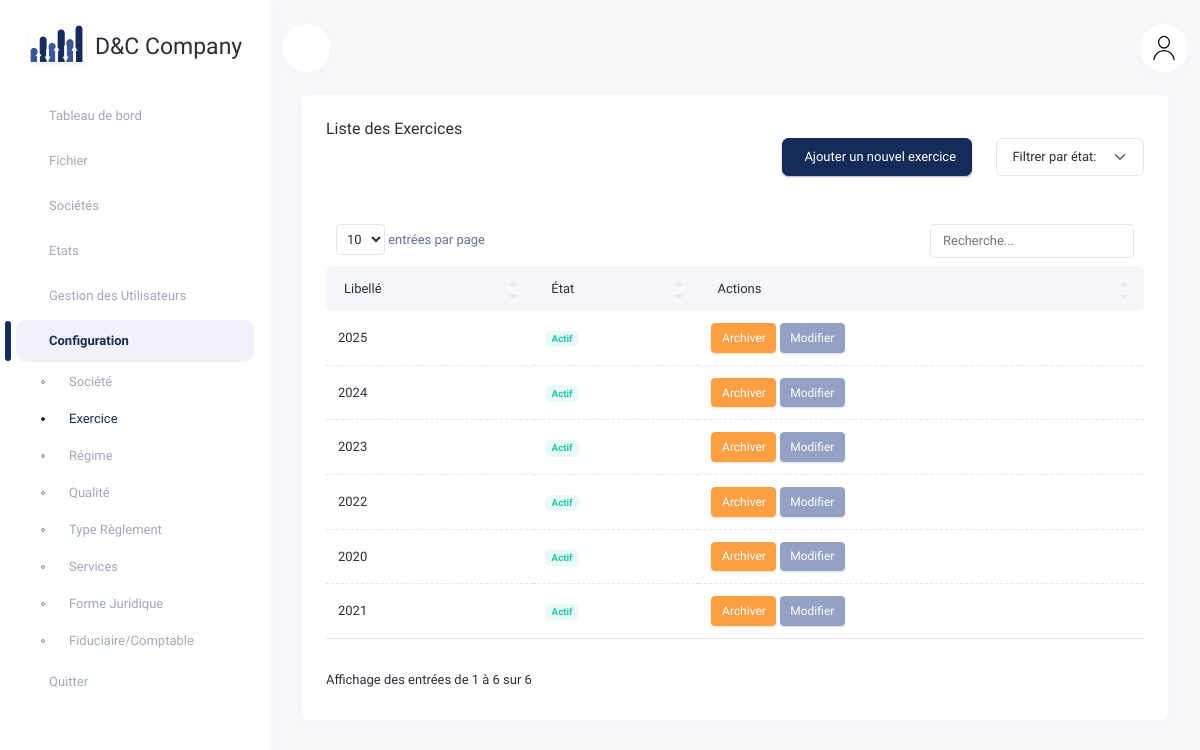
Before: /exercices/ (signed in) with the older database file.
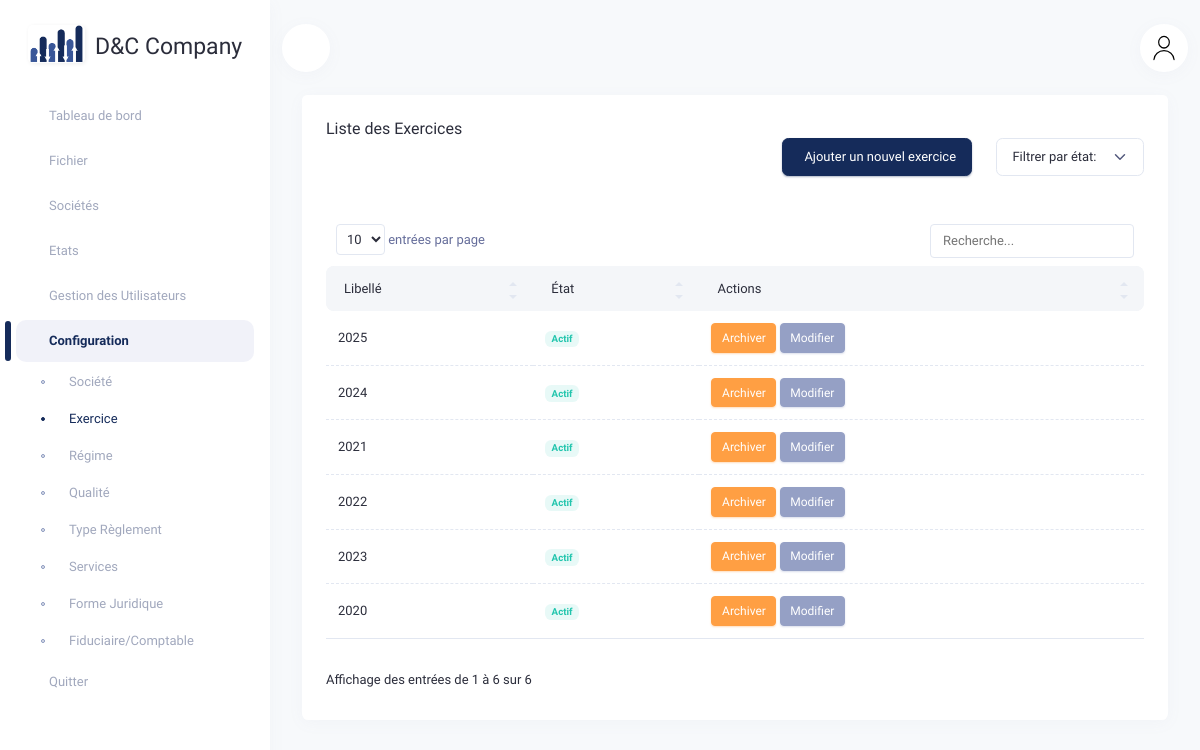
After: the same page with the newer database file.
### agendacomptable/models.py (models this page shows, shortened)
class Exercice(models.Model):
    libelle = models.CharField(max_length=4, null=True, verbose_name="Libellé")
    default = models.CharField(max_length=1, null=True, verbose_name="Défaut")
    user_create = models.ForeignKey(User, on_delete=models.SET_NULL, null=True, related_name="exercice_createur", verbose_name="Créé par")
    user_edit = models.ForeignKey(User, on_delete=models.SET_NULL, null=True, related_name="exercice_editeur", verbose_name="Modifié par")
    date_create = models.DateTimeField(auto_now_add=True, verbose_name="Date de création")
    date_edit = models.DateTimeField(auto_now=True, verbose_name="Date de modification")
    is_archived = models.BooleanField(default=False, verbose_name="Archivé")
    class Meta:
        verbose_name = "Exercice"
        verbose_name_plural = "Exercices"

### agendacomptable/views.py (the view)
# urls.py: path('exercices/', views.exercice_list, name='exercice_list'),
@login_required
def exercice_list(request):
    filter_status = request.GET.get('filter', 'all')  # Obtient le filtre actuel (tous, actifs ou archivés)
    search_query = request.GET.get('search', '')  # Obtient la requête de recherche
    if filter_status == 'archived':
        exercices = Exercice.objects.filter(is_archived=True)
    elif filter_status == 'active':
        exercices = Exercice.objects.filter(is_archived=False)
    else:
        exercices = Exercice.objects.all()
    if search_query:
        exercices = exercices.filter(
            Q(libelle__icontains=search_query)
        )
    exercices = exercices.order_by('-date_create')
    return render(request, 'accounting/exercice_list.html', {
        'exercices': exercices,
        'filter_status': filter_status,
        'search_query': search_query,
    })

### agendacomptable/templates/accounting/exercice_list.html (shortened to what this page needs)
{% extends 'accounting/base.html' %}
{% load static %}
{% block content %}
<div class="container-xxl">
    <div class="row">
        <div class="col-12">
            <div class="card">
                <div class="card-header">
                    <div class="row align-items-center">
                        <div class="col">
                            <h4 class="card-title">Liste des Exercices</h4>
                        </div>
                        <div class="d-flex align-items-center justify-content-end mb-3">
                            <button type="button" class="btn btn-primary me-3" data-bs-toggle="modal" data-bs-target="#addModal">
                                 Ajouter un nouvel exercice
                            </button>
                            <div class="text-end">
                                <select id="filter_status" onchange="if (this.value) location = this.value;" class="form-select" style="width: auto;">
                                    <option value="?filter=all" {% if filter_status == 'all' %}selected{% endif %} disabled>Filtrer par état:</option>
                                </select>
                            </div>
                        </div>
                    </div>
                </div>
                <div class="card-body pt-0">
                    <div class="table-responsive">
                        <table class="table mb-0" id="datatable_1">
                            <thead class="table-light">
                                <tr>
                                    <th>Libellé</th>
                                    <th>État</th>
                                    <th>Actions</th>
                                </tr>
                            </thead>
                            <tbody>
                                {% for exercice in exercices %}
                                    <tr {% if exercice.is_archived %}class="table-secondary"{% endif %}>
                                        <td>{{ exercice.libelle }}</td>
                                        <td>
                                            {% if not exercice.is_archived %}
                                                <span class="badge rounded text-success bg-success-subtle">Actif</span>
                                            {% else %}
                                                <span class="badge rounded text-white bg-warning">Inactif</span>
                                            {% endif %}
                                        </td>
                                        <td>
                                            <button class="btn {% if exercice.is_archived %}btn-success{% else %}btn-warning{% endif %} btn-sm" data-bs-toggle="modal" data-bs-target="#archiveModal{{ exercice.pk }}">
                                                {% if exercice.is_archived %}
                                                    <i class="las la-check"></i> Réactiver
                                                {% else %}
                                                     Archiver
                                                {% endif %}
                                            </button>
                                            <button class="btn btn-secondary btn-sm" data-bs-toggle="modal" data-bs-target="#editModal{{ exercice.pk }}">
                                                 Modifier
                                            </button>
                                        </td>
                                    </tr>
                                {% endfor %}
                            </tbody>
                        </table>
                    </div>
                </div>
            </div>
        </div>
    </div>
</div>
{% endblock content %}

Changed rows visible on the page:
changed Exercice (number 3 of 6 on the later page): moves up the list
changed Exercice (number 4 of 6 on the later page): moves down the list
